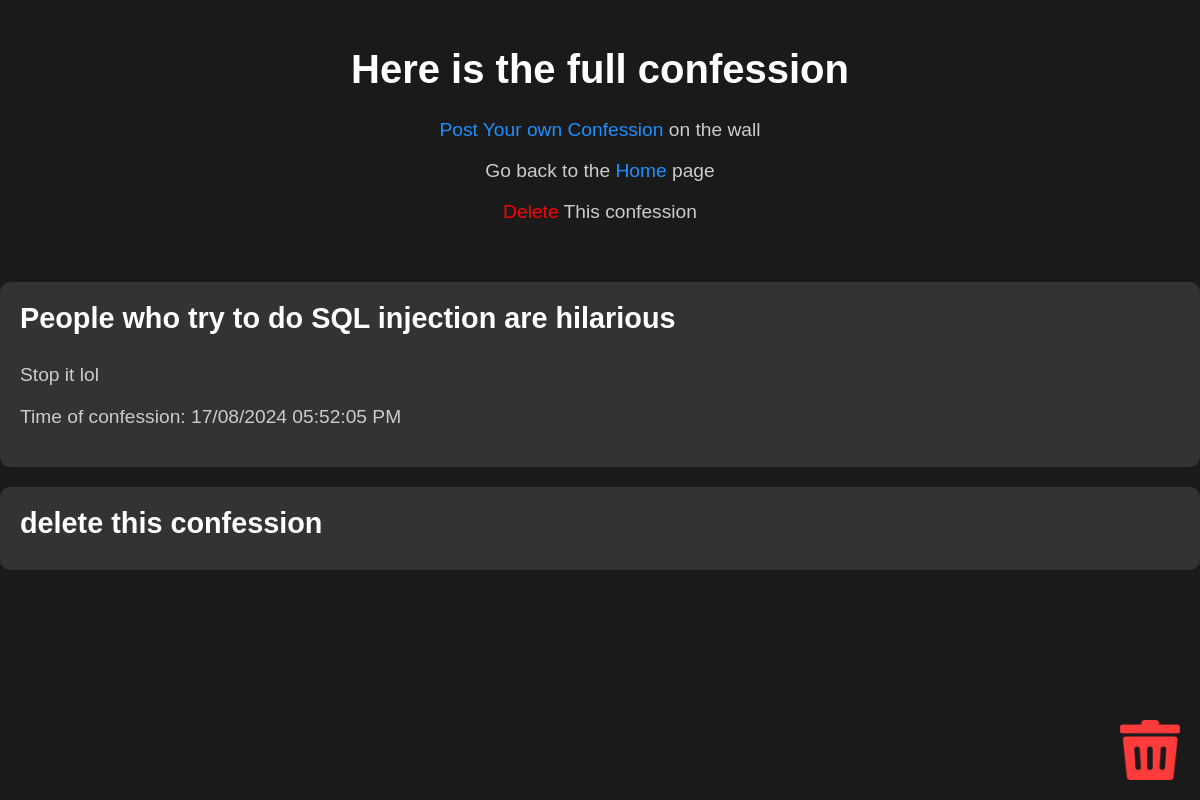
/confession/51, run on the app's committed database.
### tables this page shows
CREATE TABLE confessions (
                id INTEGER PRIMARY KEY AUTOINCREMENT,
                title TEXT NOT NULL,
                confession TEXT NOT NULL,
                password TEXT NOT NULL, 
                date DATE NOT NULL
            );

### main.py (the view)
@app.route('/confession', methods=['GET'])
@app.route('/confession/<id>', methods=['GET'])
def seeing_confession(id=None):
    idcheck = checkid(id)
    if idcheck == False or idcheck == None or id == None:
        return redirect("/", code=302)
    else:
        try:
            confessions = sqlite3.connect("database.db")
            cursor = confessions.cursor()
            cursor.execute('SELECT * FROM confessions WHERE id=?', (id,))
            confession = cursor.fetchone()
            confessions.commit()
        except sqlite3.Error as e:
            print(f"\033[91mAn error occurred:\033[00m {e} ")
            init_db()
        finally:
            if confessions:
                confessions.close()
        return render_template("confession.html", confession=confession)

### main.py (called while the page is built)
def checkid(id):
    try:
        confessions = sqlite3.connect("database.db")
        cursor = confessions.cursor()
        cursor.execute('SELECT id FROM confessions')
        ids = [str(row[0]) for row in cursor.fetchall()]
        confessions.commit()
        if id not in ids:
            return False
        return True
    except sqlite3.Error as e:
        print(f"\033[91mAn error occurred:\033[00m {e} ")
        init_db()
        return None
    finally:
        if confessions:
            confessions.close()

### templates/confession.html (shortened to what this page needs)
<!DOCTYPE html>
<html lang="en">
<head>
    <link rel="stylesheet" href="{{ url_for('static', filename='styles.css') }}">
</head>
<body>
    <div class="container">
        <h1>Here is the full confession</h1>
        <p><a href="../PostYourConfession">Post Your own Confession </a> on the wall</p>
        <p>Go back to the <a href="../">Home</a> page</p>
        <p><a href="../delete/{{ confession[0] }}" style="color: red;">Delete </a> This confession</p>
    </div>
        <div class="confession_container">
            <h1 class="confession_h1">{{ confession[1] }}</h1>
            <p>{{ confession[2] }}</p>
            <p style="text-align: left;">Time of confession: {{ confession[4] }}</p>
        </div>
        <div class="confession_container confession_container_hover">
            <a href="../delete/{{ confession[0] }}" class="confession_a">
            <h1 class="confession_h1">delete this confession</h1>
            </a>
        </div>
        <a href="../delete/{{ confession[0] }}"><img src="{{ url_for('static', filename='trash_can.png') }}" id="corner_image" alt="Delete a Confession" ></a>
</body>
</html>

### static/styles.css (style rules this page uses)
body { margin: 0; font-family: 'Arial', sans-serif; background-color: #1a1a1a; color: #f5f5f5; }
.container { text-align: center; padding: 20px; max-width: 800px; margin: auto; }
h1 { font-size: 2.5em; color: #ffffff; }
p { font-size: 1.2em; color: #cccccc; }
a { color: #1e90ff; text-decoration: none; transition: color 0.3s ease; }
#corner_image { position: fixed; bottom: 20px; right: 20px; width: 60px; height: 60px; transition: transform 0.3s ease; }
.confession_container { background-color: #333333; border-radius: 10px; padding: 20px; margin: 20px 0; transition: transform 0.3s ease, box-shadow 0.3s ease; }
.confession_h1 { color: #ffffff; font-size: 1.8em; margin: 0; padding-bottom: 10px; }
.confession_a { text-decoration: none; color: inherit; }

### data on the page
confessions: title "People who try to do SQL injection are hilarious", confession "Stop it lol", date "17/08/2024 05:52:05 PM"
